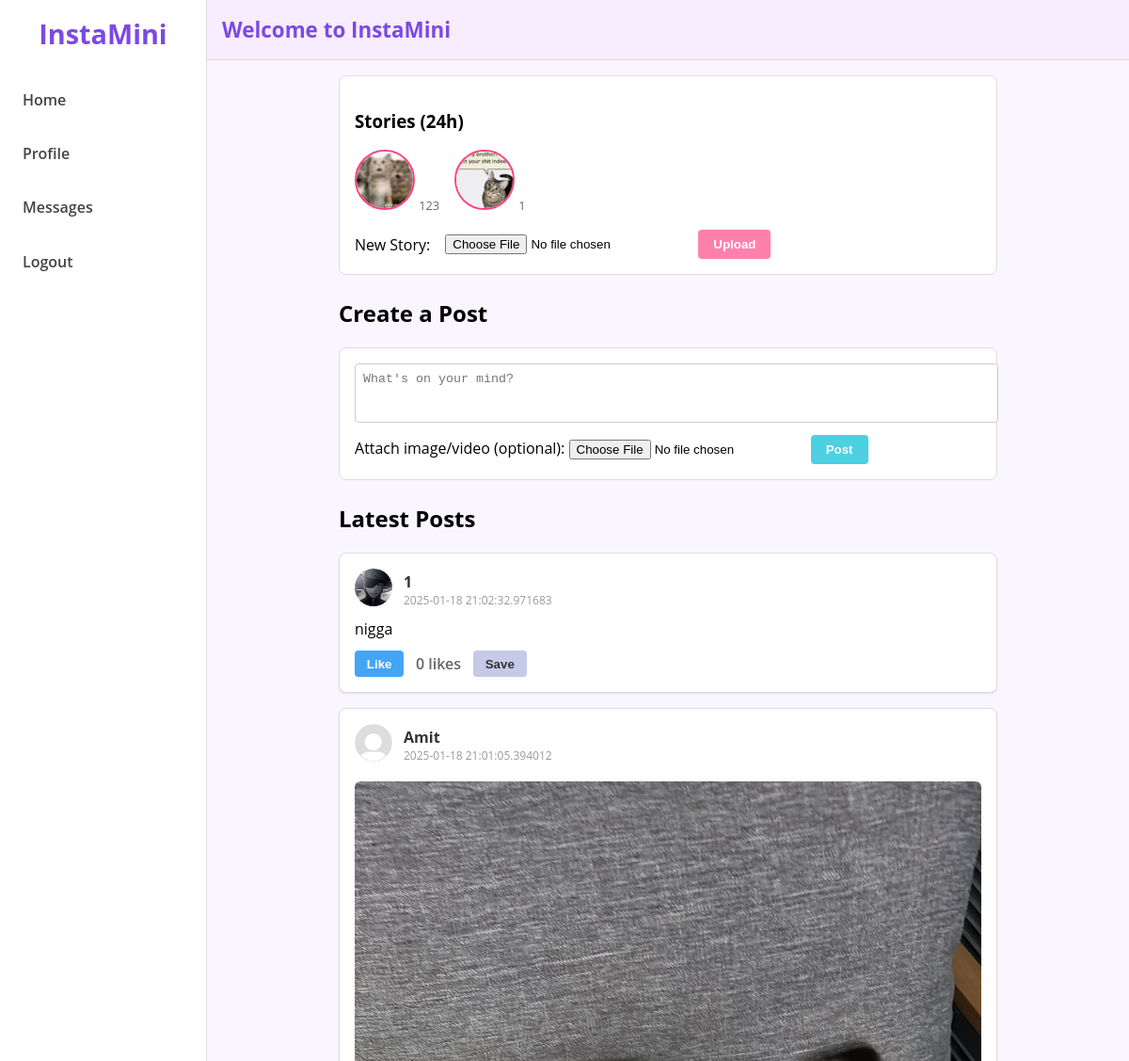
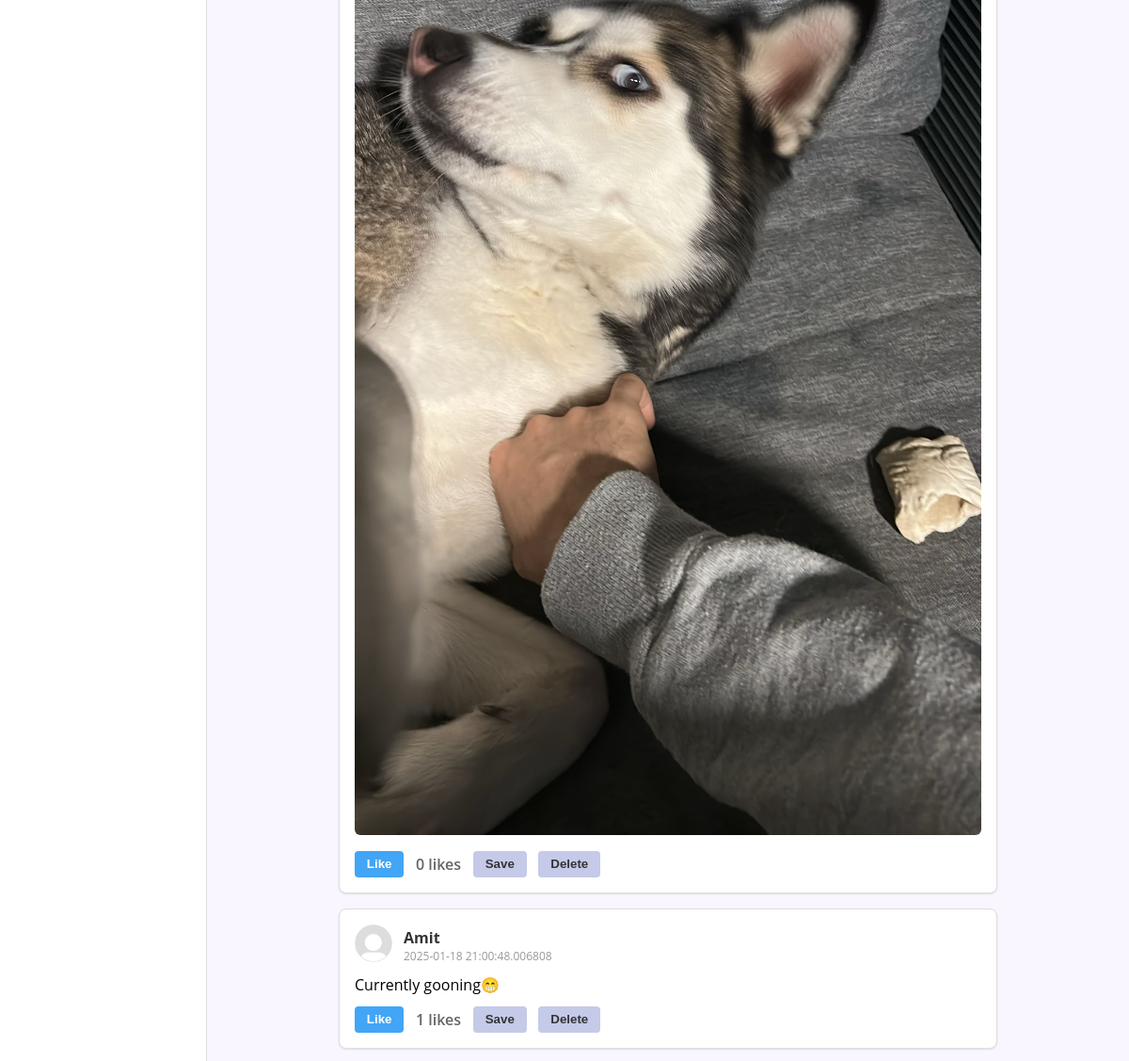
The page /feed (signed in, upper part) on the database as committed earlier (2 pictures, top to bottom).
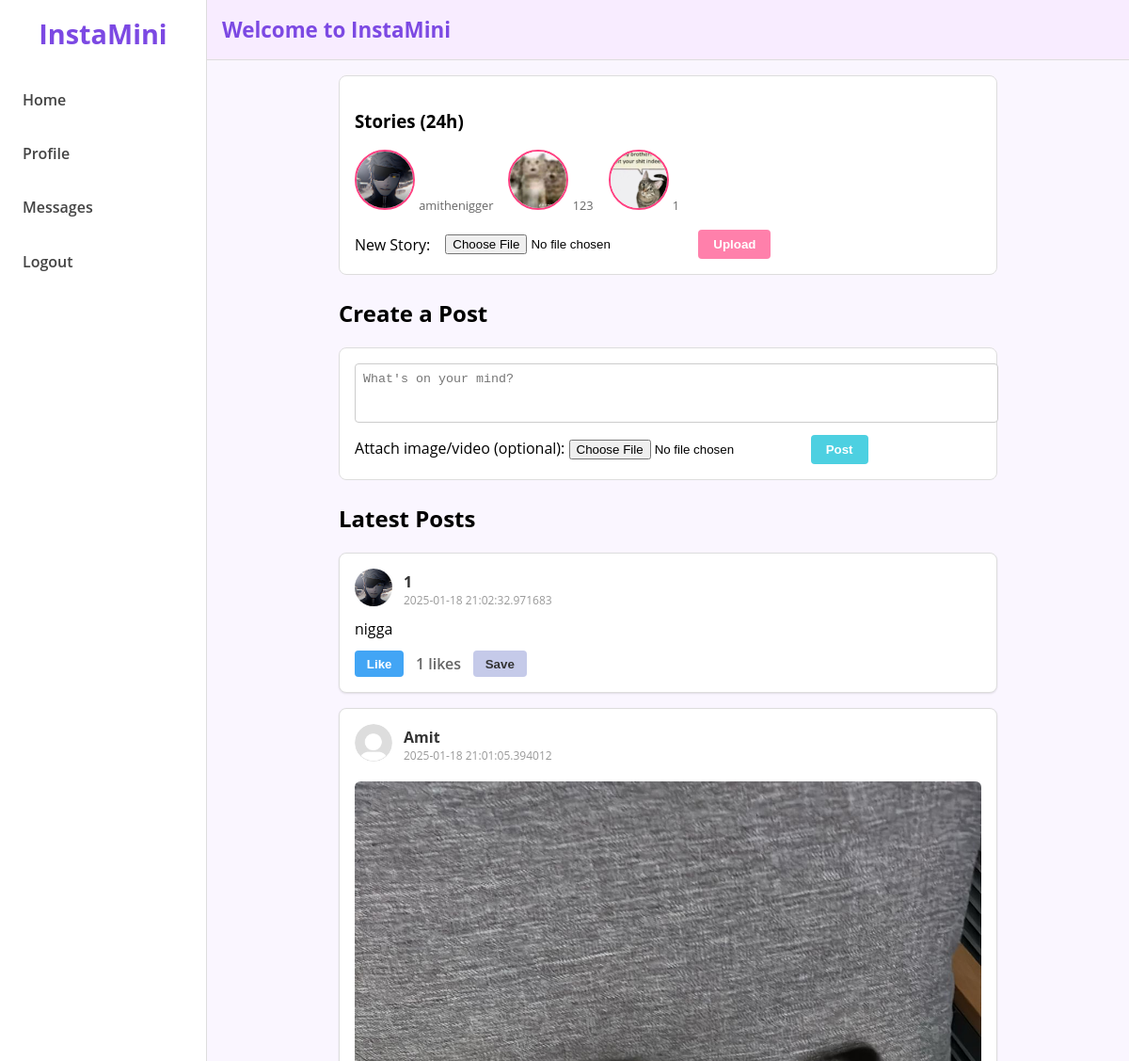
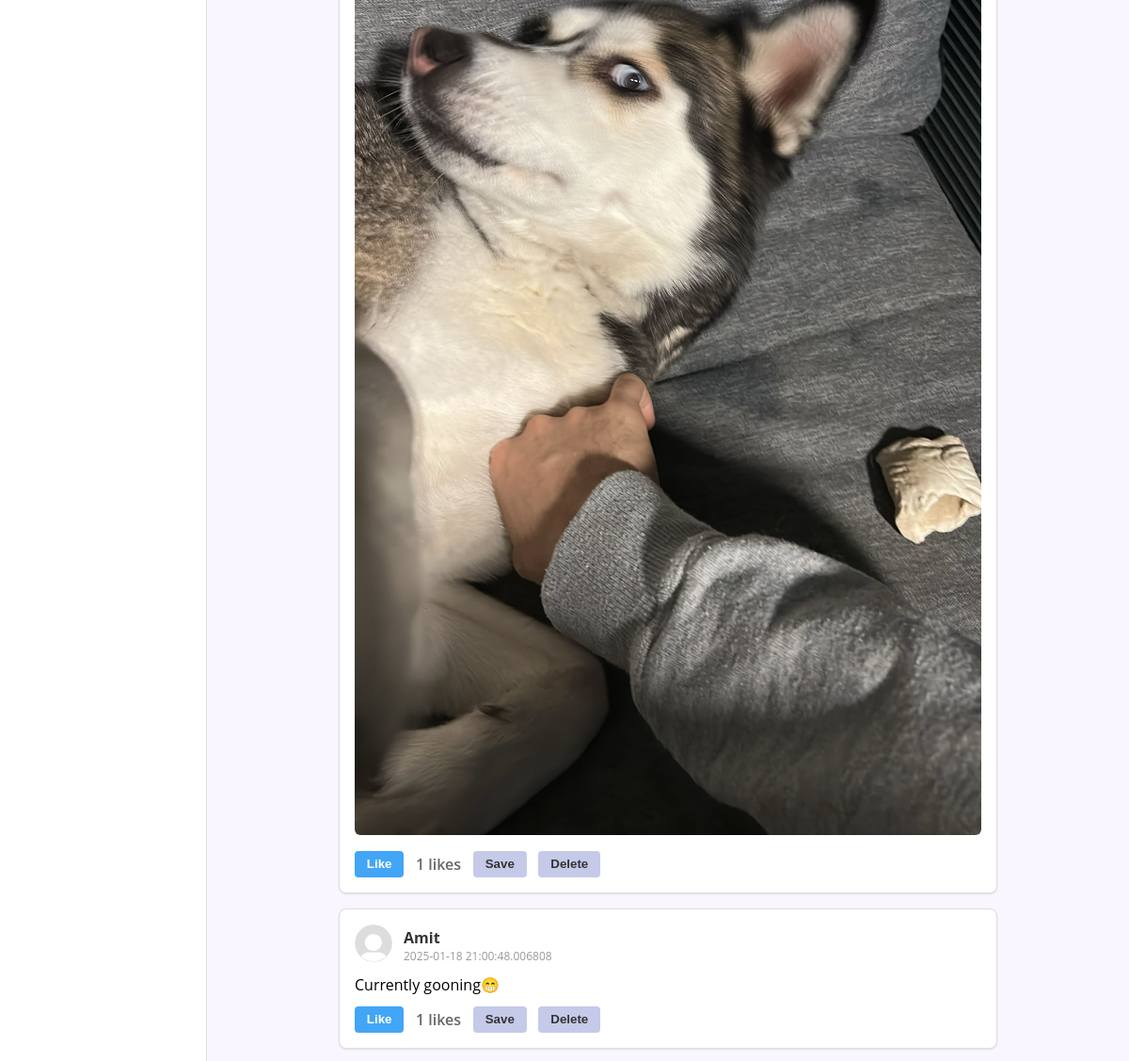
The same page on the database as committed later (2 pictures, top to bottom).
### tables this page shows
CREATE TABLE stories (
                id INTEGER PRIMARY KEY AUTOINCREMENT,
                user_id INTEGER NOT NULL,
                media_filename TEXT,
                created_at DATETIME NOT NULL,
                FOREIGN KEY(user_id) REFERENCES users(id)
            );

CREATE TABLE users (
                id INTEGER PRIMARY KEY AUTOINCREMENT,
                username TEXT UNIQUE NOT NULL,
                password_hash TEXT NOT NULL,
                profile_picture TEXT,
                bio TEXT
            );

CREATE TABLE posts (
                id INTEGER PRIMARY KEY AUTOINCREMENT,
                user_id INTEGER NOT NULL,
                content TEXT,
                media_filename TEXT,
                created_at DATETIME NOT NULL,
                FOREIGN KEY(user_id) REFERENCES users(id)
            );

### app.py (the view, shortened to what this page needs)
@app.route("/feed", methods=["GET", "POST"])
def feed():
    user_id = get_current_user_id()
    if not user_id:
        return redirect(url_for("login"))
    conn = get_db_connection()
    cutoff = datetime.now() - timedelta(hours=24)
    stories = conn.execute("""
        SELECT s.id, s.media_filename, s.created_at,
               u.username, u.profile_picture
        FROM stories s
        JOIN users u ON s.user_id = u.id
        WHERE s.created_at >= ?
        ORDER BY s.created_at DESC
    """, (cutoff,)).fetchall()
    raw_posts = conn.execute("""
        SELECT p.*, u.username, u.profile_picture
        FROM posts p
        JOIN users u ON p.user_id = u.id
        ORDER BY p.created_at DESC
    """).fetchall()
    posts = []
    for p in raw_posts:
        like_row = conn.execute("SELECT COUNT(*) AS c FROM likes WHERE post_id=?", (p["id"],)).fetchone()
        like_count = like_row["c"] if like_row else 0
        user_like = conn.execute("SELECT id FROM likes WHERE post_id=? AND user_id=?",
                                 (p["id"], user_id)).fetchone()
        user_has_liked = True if user_like else False
        saved_row = conn.execute("SELECT id FROM saved_posts WHERE post_id=? AND user_id=?",
                                 (p["id"], user_id)).fetchone()
        user_has_saved = True if saved_row else False
        posts.append({
            "id": p["id"],
            "user_id": p["user_id"],
            "content": p["content"],
            "media_filename": p["media_filename"],
            "created_at": p["created_at"],
            "username": p["username"],
            "profile_picture": p["profile_picture"],
            "like_count": like_count,
            "user_has_liked": user_has_liked,
            "user_has_saved": user_has_saved
        })
    conn.close()
    return render_template("feed.html", stories=stories, posts=posts, current_user_id=user_id)

### app.py (called while the page is built)
def get_db_connection():
    conn = sqlite3.connect(DATABASE)
    conn.row_factory = sqlite3.Row
    return conn

def get_current_user_id():
    return session.get("user_id")

### templates/feed.html (shortened to what the changed rows need)
{% extends "base.html" %}
{% block content %}
<div class="feed-container animated-fade-in">
  <div class="stories-section">
    <div class="stories-bar">
      {% for story in stories %}
        <div class="story-bubble"
             onclick="openStoryModal('{{ url_for('static', filename='uploads/' ~ story.media_filename) }}',
                                      '{{ story.username }}')">
          {% set story_ext = story.media_filename|lower %}
          {% if story_ext.endswith('.png') or story_ext.endswith('.jpg') or story_ext.endswith('.jpeg') or story_ext.endswith('.gif') %}
            <img src="{{ url_for('static', filename='uploads/' ~ story.media_filename) }}" alt="Story">
          {% elif story_ext.endswith('.mp4') or story_ext.endswith('.mov') or story_ext.endswith('.avi') %}
            <video src="{{ url_for('static', filename='uploads/' ~ story.media_filename) }}"></video>
          {% else %}
            <p>Unsupported format</p>
          {% endif %}
          <span class="story-user">{{ story.username }}</span>
        </div>
      {% endfor %}
    </div>
  </div>
  <h2>Create a Post</h2>
  <h2>Latest Posts</h2>
  {% if posts %}
    {% for post in posts %}
      <div class="post animated-slide-up" id="post-{{ post.id }}">
        <div class="post-header">
          {% if post.profile_picture %}
            <a href="{{ url_for('user_profile', username=post.username) }}">
              <img class="post-profile-pic"
                   src="{{ url_for('static', filename='uploads/' ~ post.profile_picture) }}"
                   alt="Profile Pic">
            </a>
          {% else %}
            <a href="{{ url_for('user_profile', username=post.username) }}">
              <img class="post-profile-pic"
                   src="{{ url_for('static', filename='uploads/default.png') }}"
                   alt="No Profile Pic">
            </a>
          {% endif %}
          <div>
            <div class="post-author">
              <a href="{{ url_for('user_profile', username=post.username) }}">
                {{ post.username }}
              </a>
            </div>
            <div class="post-time">{{ post.created_at }}</div>
          </div>
        </div>
        <div class="post-content">
          <p>{{ post.content }}</p>
          {% if post.media_filename %}
            {% set post_ext = post.media_filename|lower %}
            {% if post_ext.endswith('.png') or post_ext.endswith('.jpg') or post_ext.endswith('.jpeg') or post_ext.endswith('.gif') %}
              <img class="post-media" src="{{ url_for('static', filename='uploads/' ~ post.media_filename) }}" alt="Post Media">
            {% elif post_ext.endswith('.mp4') or post_ext.endswith('.mov') or post_ext.endswith('.avi') %}
              <video class="post-media" src="{{ url_for('static', filename='uploads/' ~ post.media_filename) }}" controls></video>
            {% endif %}
          {% endif %}
        </div>
        <div class="post-actions">
          <button class="like-button {% if post.user_has_liked %}liked{% endif %}"
                  onclick="toggleLike({{ post.id }})"
                  id="likeBtn-{{ post.id }}">
            {% if post.user_has_liked %}Unlike{% else %}Like{% endif %}
          </button>
          <span class="like-count" id="likeCount-{{ post.id }}">{{ post.like_count }} likes</span>
          <button class="delete-button"
                  onclick="toggleSave({{ post.id }})"
                  id="saveBtn-{{ post.id }}">
            {% if post.user_has_saved %}Unsave{% else %}Save{% endif %}
          </button>
          {% if post.user_id == current_user_id %}
            <form method="POST" action="{{ url_for('delete_post', post_id=post.id) }}" style="display: inline;">
              <button type="submit" class="delete-button">Delete</button>
            </form>
          {% endif %}
        </div>
      </div>
    {% endfor %}
  {% else %}
    <p>No posts yet! Be the first to post.</p>
  {% endif %}
</div>
{% endblock %}

Rows that differ between the two databases and show on the page:
added stories: media_filename (picture), username "amithenigger"
computed for posts "nigga": like_count "0" → "1"
computed for posts (number 2 of 3 on the later page): like_count "0" → "1"
